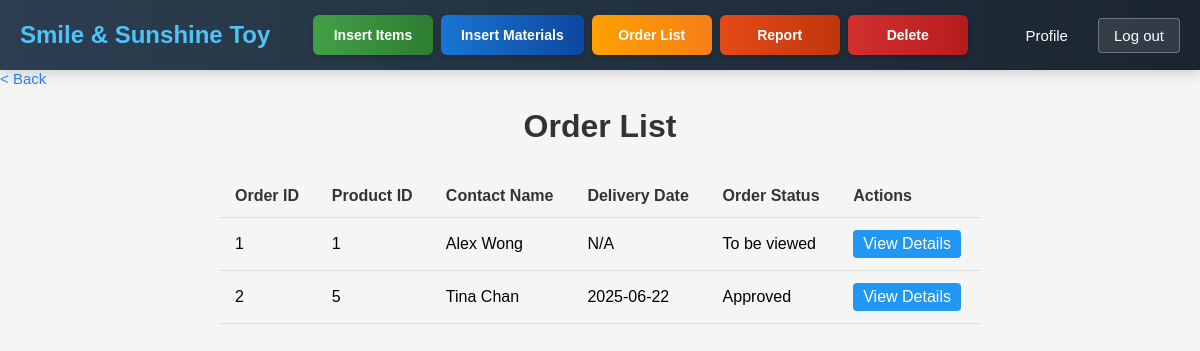
The page /staff/OrderList.php (signed in) on the database its author committed.
### tables this page shows
CREATE TABLE `orders` (
  `oid` int NOT NULL AUTO_INCREMENT,
  `odate` datetime NOT NULL,
  `pid` int NOT NULL,
  `oqty` int NOT NULL,
  `ocost` decimal(20,2) NOT NULL,
  `cid` int NOT NULL,
  `odeliverdate` datetime DEFAULT NULL,
  `ostatus` int NOT NULL,
  PRIMARY KEY (`oid`),
  CONSTRAINT `fk_orders_cid` FOREIGN KEY (`cid`) REFERENCES `customer` (`cid`),
  CONSTRAINT `fk_orders_pid` FOREIGN KEY (`pid`) REFERENCES `product` (`pid`)
);

CREATE TABLE customer (
  cid INT NOT NULL AUTO_INCREMENT,
  cname VARCHAR(255) NOT NULL,
  cpassword VARCHAR(255) NOT NULL,
  ctel INT DEFAULT NULL,
  caddr TEXT,
  company VARCHAR(255) DEFAULT NULL,
  cemail VARCHAR(255) NOT NULL UNIQUE,
  crole VARCHAR(45) NOT NULL DEFAULT 'customer',
  PRIMARY KEY (cid)
);

### staff/OrderList.php (the view, shortened to what this page needs)
<?php
include '../conn.php';
?>
<!DOCTYPE html>
<html lang="en">
<head>
    <link rel="stylesheet" href="../CSS/header.css">
    <link rel="stylesheet" href="../CSS/common.css">
    <link rel="stylesheet" href="../CSS/order.css">
</head>
<body>
<header>
    <div class="logo">
        <a href="staffIndex.php">Smile & Sunshine Toy</a>
    </div>
    <nav class="main-nav">
        <a href="InsertItems.php" class="nav-button insert-items">Insert Items</a>
        <a href="InsertMaterials.php" class="nav-button insert-materials">Insert Materials</a>
        <a href="OrderList.php" class="nav-button order-list">Order List</a>
        <a href="Report.php" class="nav-button report">Report</a>
        <a href="Delete.php" class="nav-button delete">Delete</a>
    </nav>
    <div class="user-actions">
        <a href="staffProfile.php">Profile</a>
        <a href="../logout.php" class="logout-btn">Log out</a>
    </div>
</header>
<div class="back-link">
    <a href="staffIndex.php" class="back-link-text"> &#60; Back</a>
</div>
<div class="container">
    <h1>Order List</h1>
    <table id="ordersTable">
        <thead>
        <tr>
            <th>Order ID</th>
            <th>Product ID</th>
            <th>Contact Name</th>
            <th>Delivery Date</th>
            <th>Order Status</th>
            <th>Actions</th>
        </tr>
        </thead>
        <tbody>
        <?php
        $sql = "SELECT o.oid, o.pid, c.cname, o.odeliverdate, o.ostatus
                        FROM orders o
                        JOIN customer c ON o.cid = c.cid";
        $result = mysqli_query($conn, $sql);
        $statusMap = [
            0 => 'Rejected',
            1 => 'To be viewed',
            2 => 'To be accepted',
            3 => 'Approved'
        ];
        while ($row = mysqli_fetch_assoc($result)) {
            $status = isset($statusMap[$row['ostatus']]) ?
                $statusMap[$row['ostatus']] :
                'Unknown';
            $deliveryDate = $row['odeliverdate'] ?
                date('Y-m-d', strtotime($row['odeliverdate'])) :
                'N/A';
            echo "<tr>
                            <td>{$row['oid']}</td>
                            <td>{$row['pid']}</td>
                            <td>{$row['cname']}</td>
                            <td>{$deliveryDate}</td>
                            <td>{$status}</td>
                            <td>
                                <a href=\"StaffOrderDetails.php?oid={$row['oid']}\" class=\"btn-view\">View Details</a>
                            </td>
                        </tr>";
        }
        ?>
        </tbody>
    </table>
</div>
</body>
</html>

### CSS/header.css (style rules this page uses)
header { display: flex; justify-content: space-between; align-items: center; background: linear-gradient(90deg, #2c3e50, #1a2530); color: white; padding: 0 20px; position: sticky; top: 0; z-index: 1000; box-shadow: 0 4px 12px rgba(0, 0, 0, 0.15); height: 70px; }
.logo { display: flex; align-items: center; }
.logo a { font-size: 24px; font-weight: 700; color: #4fc3f7; text-decoration: none; }
.main-nav { display: flex; gap: 8px; margin: 0 20px; flex-wrap: wrap; justify-content: center; }
.nav-button { padding: 12px 20px; border-radius: 6px; text-decoration: none; color: white; font-weight: 600; font-size: 14px; transition: all 0.3s ease; min-width: 120px; text-align: center; box-shadow: 0 2px 5px rgba(0, 0, 0, 0.2); }
.nav-button.insert-items { background: linear-gradient(to right, #43a047, #2e7d32); }
.nav-button.insert-materials { background: linear-gradient(to right, #1976d2, #0d47a1); }
.nav-button.order-list { background: linear-gradient(to right, #ffa000, #f57f17); }
.nav-button.report { background: linear-gradient(to right, #e64a19, #bf360c); }
.nav-button.delete { background: linear-gradient(to right, #d32f2f, #b71c1c); }
.user-actions { display: flex; gap: 15px; align-items: center; }
.user-actions a { color: white; text-decoration: none; font-size: 15px; font-weight: 500; padding: 8px 15px; border-radius: 4px; transition: background 0.3s; }
.logout-btn { background: rgba(255, 255, 255, 0.1); border: 1px solid rgba(255, 255, 255, 0.3); }

### CSS/common.css (style rules this page uses)
* { margin: 0; padding: 0; box-sizing: border-box; font-family: Arial, sans-serif; }
body { background-color: #f5f5f5; }
.container { max-width: 800px; margin: 0 auto; padding: 20px; }
h1 { text-align: center; margin-bottom: 30px; color: #333; }
.back-link-text { font-size: 15px; color: #2a83f4; text-decoration: none; }

### CSS/order.css (style rules this page uses)
table { width: 100%; border-collapse: collapse; margin-bottom: 20px; }
table th, table td { padding: 12px 15px; text-align: left; border-bottom: 1px solid #ddd; }
table th { background-color: #f5f5f5; font-weight: bold; color: #333; }
.btn-view { padding: 5px 10px; background-color: #2196F3; color: white; border: none; border-radius: 4px; text-decoration: none; display: inline-block; }

### rows shown on the page
orders: oid "1", pid "1", cid.cname "Alex Wong", odeliverdate "N/A", ostatus "To be viewed"
orders: oid "2", pid "5", cid.cname "Tina Chan", odeliverdate "2025-06-22", ostatus "Approved"
